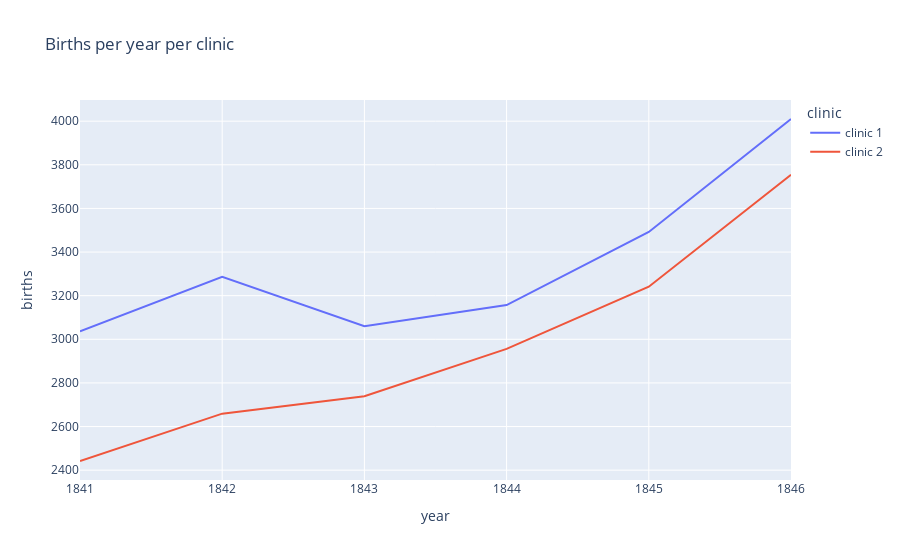

This figure's notebook cell:
### Markdown cell above
# The Yearly Data Split by Clinic

Now let's look at the annual data instead. 

**Challenge**: Use plotly to create line charts of the births and deaths of the two different clinics at the Vienna General Hospital. 
* Which clinic is bigger or more busy judging by the number of births?
* Has the hospital had more patients over time? 
* What was the highest number of deaths recorded in clinic 1 and clinic 2?

### Code cell
clinic = px.line(df_yearly,
                 x='year',
                 y='births',
                 color='clinic',
                 title='Births per year per clinic',
                )

clinic.show()

### Figure 1 — Plotly figure (JSON) as saved in the notebook; plotly's stock layout.template omitted (floating-point values rounded to 4 significant figures)
{"data": [{"hovertemplate": "clinic=clinic 1<br>year=%{x}<br>births=%{y}<extra></extra>", "legendgroup": "clinic 1", "line": {"color": "#636efa", "dash": "solid"}, "marker": {"symbol": "circle"}, "mode": "lines", "name": "clinic 1", "orientation": "v", "showlegend": true, "type": "scatter", "x": [1841, 1842, 1843, 1844, 1845, 1846], "xaxis": "x", "y": [3036, 3287, 3060, 3157, 3492, 4010], "yaxis": "y"}, {"hovertemplate": "clinic=clinic 2<br>year=%{x}<br>births=%{y}<extra></extra>", "legendgroup": "clinic 2", "line": {"color": "#EF553B", "dash": "solid"}, "marker": {"symbol": "circle"}, "mode": "lines", "name": "clinic 2", "orientation": "v", "showlegend": true, "type": "scatter", "x": [1841, 1842, 1843, 1844, 1845, 1846], "xaxis": "x", "y": [2442, 2659, 2739, 2956, 3241, 3754], "yaxis": "y"}], "layout": {"legend": {"title": {"text": "clinic"}, "tracegroupgap": 0}, "title": {"text": "Births per year per clinic"}, "xaxis": {"anchor": "y", "domain": [0, 1], "title": {"text": "year"}}, "yaxis": {"anchor": "x", "domain": [0, 1], "title": {"text": "births"}}}}
